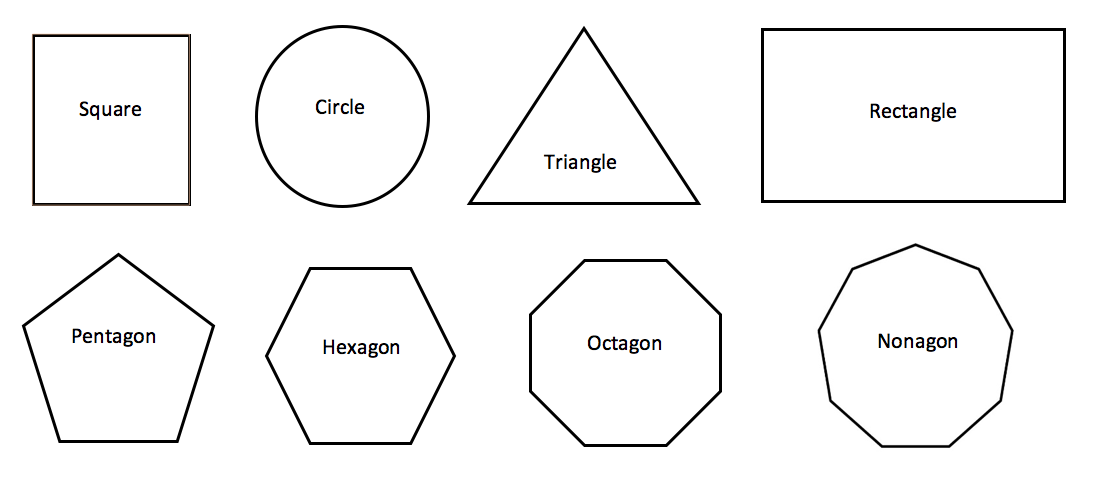
//> input picture OpenCV/Resources/new.png, 1098 x 478 px
$ ./shape_detection   (built with g++ and OpenCV 4)
//> lines starting //> are read from the running program, lines starting //| are printed output that depends on the picture; after the words box and inside, x2 and y2 are one past the last pixel; in counts of white or black regions, pixels touching at a corner belong together
#include<iostream>
#include<opencv2/highgui.hpp>
#include<opencv2/imgcodecs.hpp>
#include<opencv2/imgproc.hpp>\

//still need to work on overlapping shapes and 3d.
//need to work on parallelogram, rhombus, trapezium, and other uncommon shapes

using namespace cv;
using namespace std;

void getContours(Mat imgDil, Mat img) {
	vector<vector<Point>>contours;
	vector<Vec4i>hierarchy;

	findContours(imgDil, contours, hierarchy, RETR_EXTERNAL, CHAIN_APPROX_SIMPLE);
	//drawContours(img, contours, -1, Scale(0,0,255),2);
	vector<vector<Point>>conPoly(contours.size());
	vector<Rect>BoundRect(contours.size());
	for (int i = 0; i < contours.size(); i++) {
		int area = contourArea(contours[i]);
		cout << area << endl;
		string objectType;

		if (area > 1000) {
			float peri = arcLength(contours[i], true);
			approxPolyDP(contours[i], conPoly[i], 0.008 * peri, true);
			cout << conPoly[i].size() << endl;
			BoundRect[i] = boundingRect(conPoly[i]);

			int objCor = (int)conPoly[i].size();

			if (objCor == 3) { objectType = "Tri"; }
			else if (objCor == 4)
			{
				float aspRatio = (float)BoundRect[i].width / (float)BoundRect[i].height;
				cout << aspRatio << endl;
				if (aspRatio > 0.95 && aspRatio < 1.05) { objectType = "Square"; }
				else { objectType = "Rect"; }
			}
			else if (objCor > 10) { objectType = "Circle"; }
			else if (objCor == 5) { objectType = "Pentagon"; }
			else if (objCor == 6) { objectType = "Hexagon"; }
			else if (objCor == 7) { objectType = "Heptagon"; }
			else if (objCor == 8) { objectType = "Octagon"; }
			else if (objCor == 9) { objectType = "Nanogon"; }
			else if (objCor == 10) { objectType = "Decagon"; }

			drawContours(img, conPoly, i, Scalar(255, 0, 255), 2);
			rectangle(img, BoundRect[i].tl(), BoundRect[i].br(), Scalar(0, 255, 0), 5);
			putText(img, objectType, { BoundRect[i].x,BoundRect[i].y - 5}, FONT_HERSHEY_PLAIN, 1, Scalar(0, 69, 255), 2);
		}
	}
}

void main() {
	string path = "Resources/new.png";
	Mat img = imread(path);
//> img is the input picture: 478 rows x 1098 cols, CV_8UC3; mean B, G, R 246.1, 246.1, 246.1
	Mat imgGray, imgCanny, imgDil, imgBlur;
	Mat kernel = getStructuringElement(MORPH_RECT, Size(3, 3));

	cvtColor(img, imgGray, COLOR_BGR2GRAY);
	GaussianBlur(imgGray, imgBlur, Size(3, 3), 1, 0);
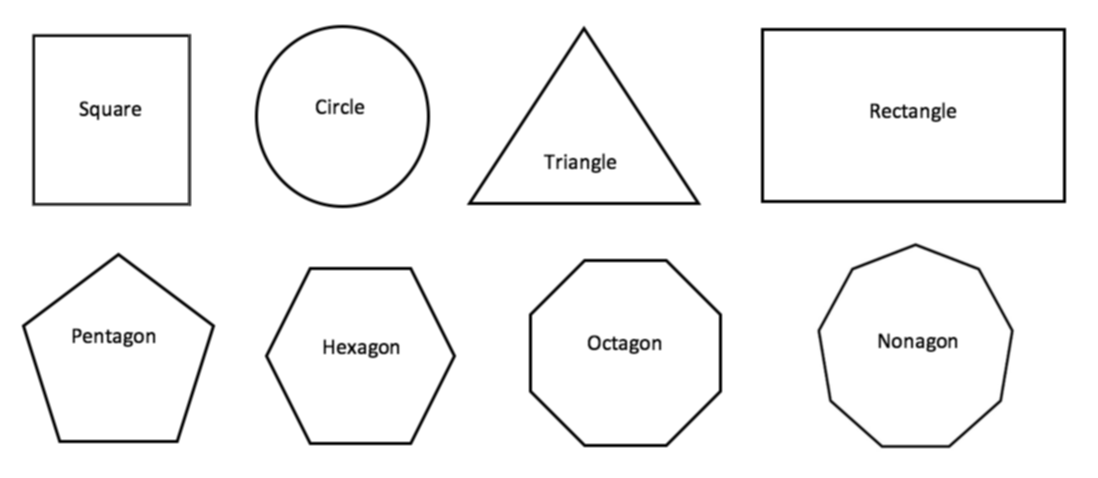
//> imgBlur: 478 rows x 1098 cols, CV_8UC1; min 0, max 255, mean 246.1
	Canny(imgBlur, imgCanny, 100, 100);
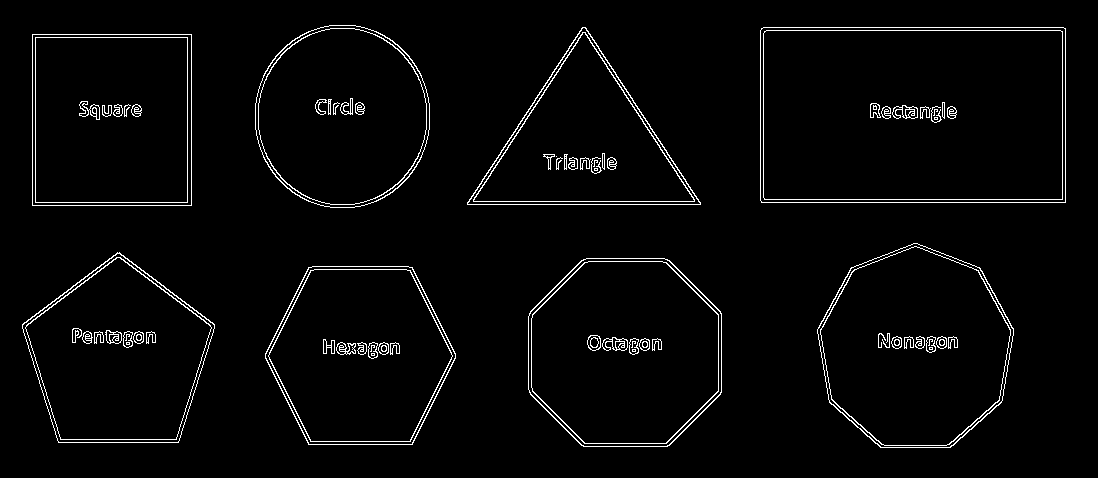
//> imgCanny: 478 rows x 1098 cols, CV_8UC1; 2.9% white in thin lines or dots, all inside (x1, y1, x2, y2) = (22, 25, 1066, 448)
	dilate(imgCanny, imgDil, kernel);
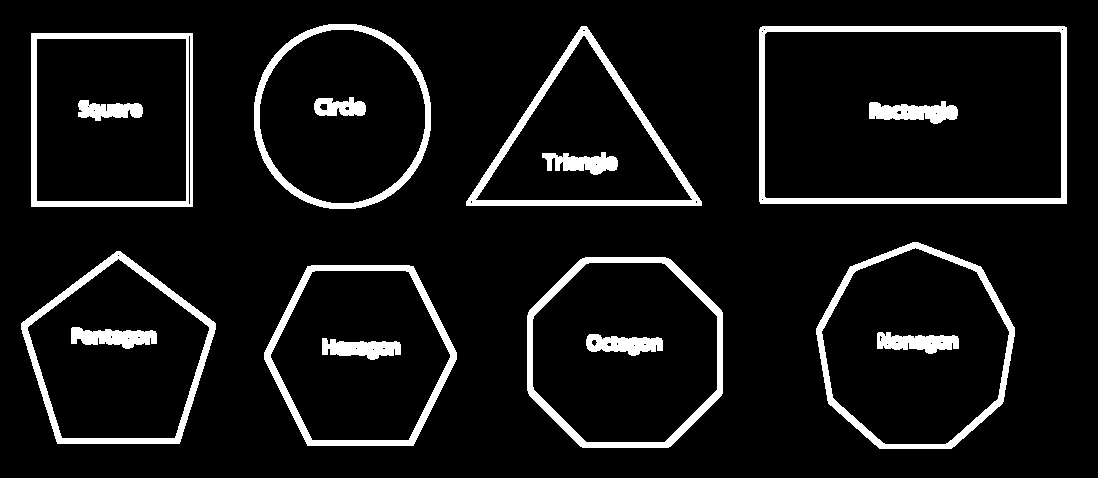
//> imgDil: 478 rows x 1098 cols, CV_8UC1; 8.1% white; 16 white regions

	getContours(imgDil, img);
//> in getContours, `findContours(imgDil, contours, hierarchy, RETR_EXTERNAL, CHAIN_APPROX_..`: contours = 8 contours; box (x1, y1, x2, y2) and area: (759, 26, 1067, 204) 54332, (816, 242, 1015, 449) 31317, (527, 257, 723, 448) 31197, (31, 33, 193, 207) 27853, (264, 265, 457, 446) 26985, (21, 251, 216, 444) 26260, (254, 24, 431, 209) 25944, (466, 26, 702, 206) 21876
//> in getContours, `vector<vector<Point>>conPoly(contours.size());`: conPoly = 8 empty contours
//> the loop in getContours, `for (int i = 0; i < contours.size(); i++)` made 8 passes
//> (area, peri, objCor, aspRatio) on passes 5 to 6: (27853, 668, 4, 0.931), (54332, 965.7, 4, 1.73)
//> (area, peri, objCor) on passes 1, 2, 3, 4, 7, 8: (26985, 642.1, 6), (31197, 643.5, 8), (26260, 645.5, 5), (31317, 673.3, 9), (21876, 693.3, 3), (25944, 600.5, 16)
//| 26985
//| 6
//| 31197
//| 8
//> (the first 4 of 18 printed lines)
//> pass 1, in getContours, `putText(img, objectType, { BoundRect[i].x,BoundRect[i].y - 5}, FONT_HE..`:
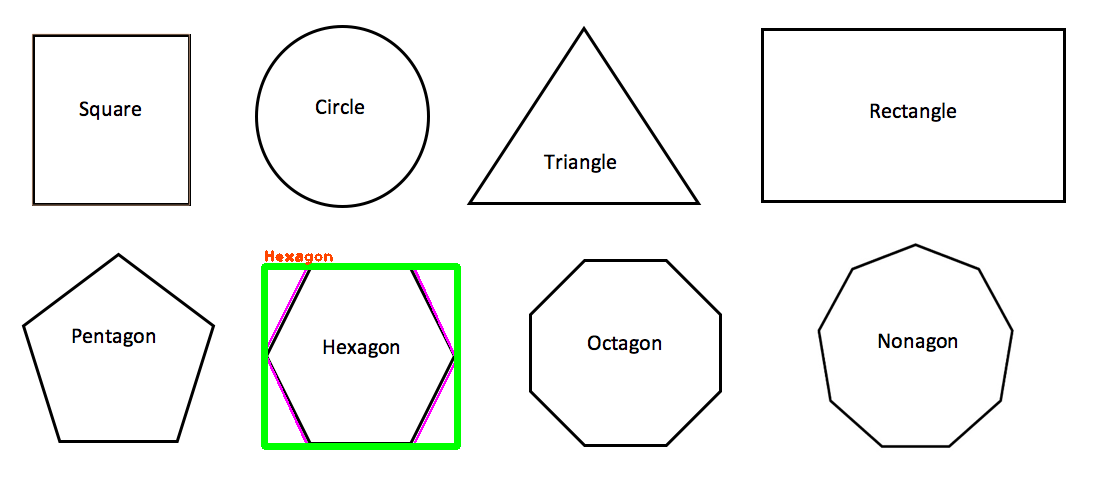
//> img: 478 rows x 1098 cols, CV_8UC3; 1.23% of pixels changed, all inside (x1, y1, x2, y2) = (261, 250, 461, 450)
//> pass 2, in getContours, `putText(img, objectType, { BoundRect[i].x,BoundRect[i].y - 5}, FONT_HE..`:
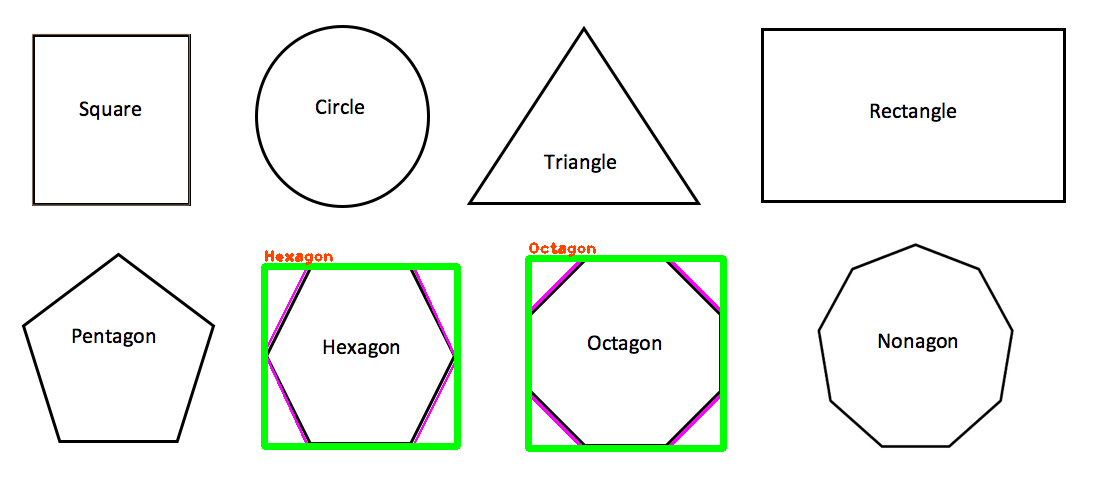
//> img: 478 rows x 1098 cols, CV_8UC3; 1.28% of pixels changed, all inside (x1, y1, x2, y2) = (525, 242, 727, 452)
//> pass 3, in getContours, `putText(img, objectType, { BoundRect[i].x,BoundRect[i].y - 5}, FONT_HE..`:
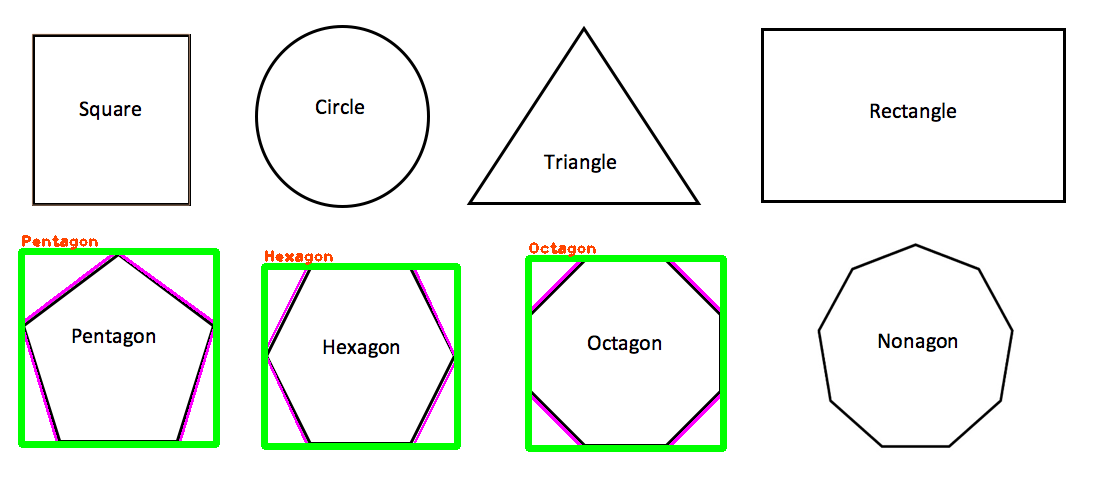
//> img: 478 rows x 1098 cols, CV_8UC3; 1.37% of pixels changed, all inside (x1, y1, x2, y2) = (18, 235, 220, 448)
//> after the loop in getContours, `for (int i = 0; i < contours.size(); i++)`:
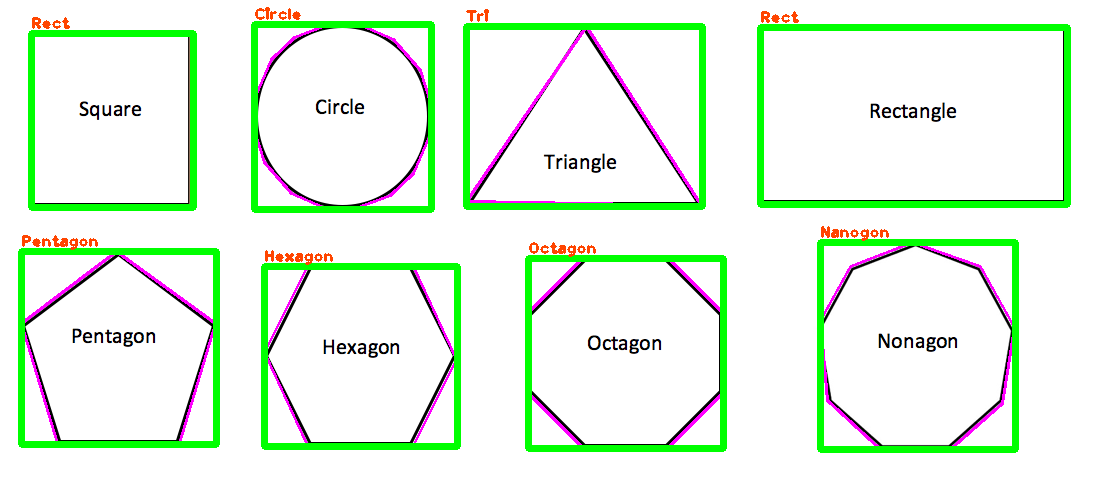
//> img: 478 rows x 1098 cols, CV_8UC3; 6.31% of pixels changed, all inside (x1, y1, x2, y2) = (28, 7, 1071, 453)

	imshow("Image", img);
	imshow("Image dia", imgDil);
	waitKey(0);
}

$ run again, with OpenCV/Resources/shapes.png copied over OpenCV/Resources/new.png
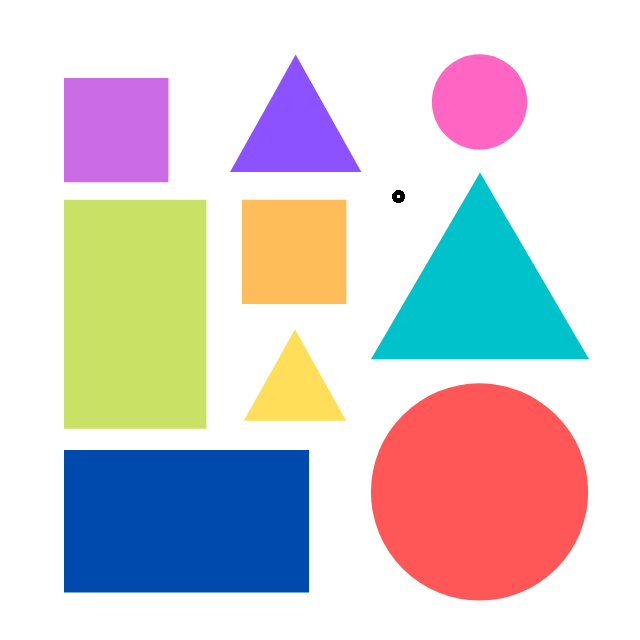
//> input picture OpenCV/Resources/shapes.png, 640 x 640 px
//> img is the input picture: 640 rows x 640 cols, CV_8UC3; mean B, G, R 209.9, 207, 212.7
//> `Canny(imgBlur, imgCanny, 100, 100);`:
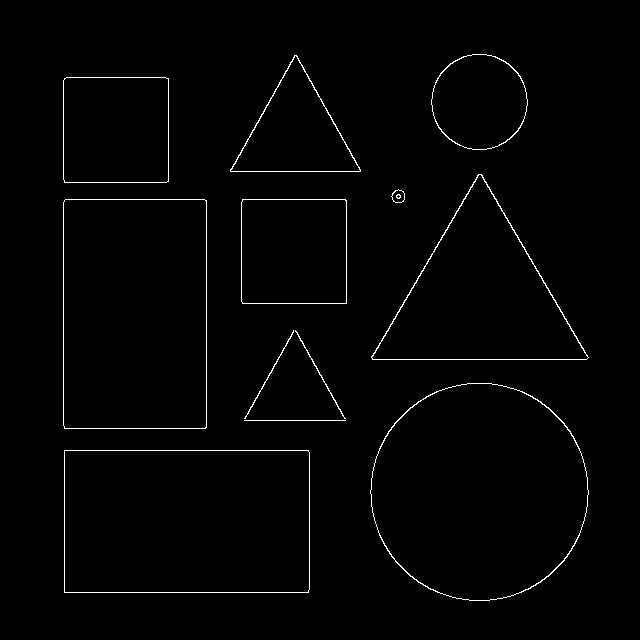
//> imgCanny: 640 rows x 640 cols, CV_8UC1; 1.3% white in thin lines or dots, all inside (x1, y1, x2, y2) = (63, 54, 589, 601)
//> imgDil: 640 rows x 640 cols, CV_8UC1; 3.9% white; 10 white regions
//> contours = 10 contours; largest, box (x1, y1, x2, y2) and area: (369, 382, 590, 602) 37952, (63, 449, 311, 594) 35564, (62, 198, 208, 430) 33488, (370, 173, 590, 361) 21324, (62, 76, 170, 184) 11438
//> conPoly = 10 empty contours
//> the loop in getContours, `for (int i = 0; i < contours.size(); i++)` made 10 passes
//> (area, peri, objCor, aspRatio) on passes 1, 3, 4, 5, 8, 9: (35564, 780.8, 4, 1.7), (5084, 332, 4, 1.12), (11337, 424.2, 4, 1), (33487, 749.1, 4, 0.625), (11438, 425.1, 4, 1), (8201, 425, 4, 1.12)
//> (printed output is left out)
//> after the loop in getContours, `for (int i = 0; i < contours.size(); i++)`:
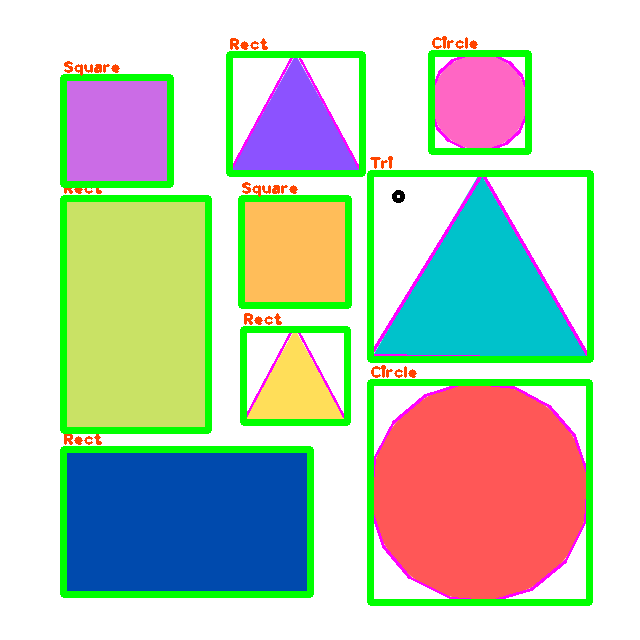
//> img: 640 rows x 640 cols, CV_8UC3; mean B, G, R 187.3, 205.5, 191.7
